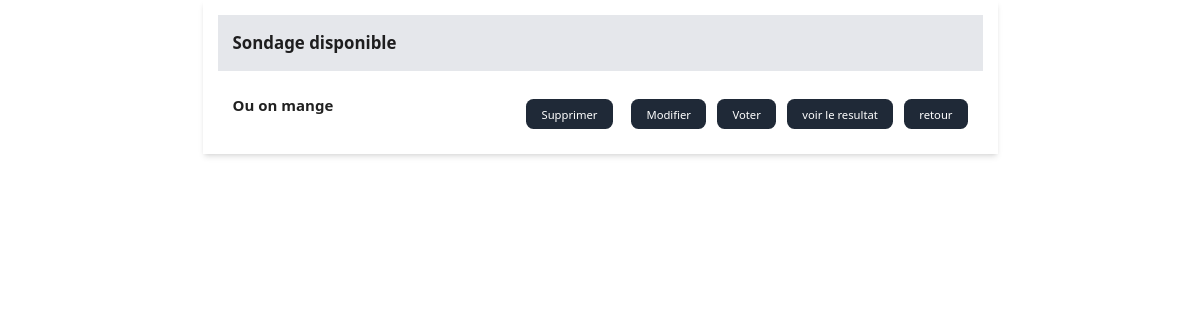
Page /sondage/ (signed in) on the earlier database version.
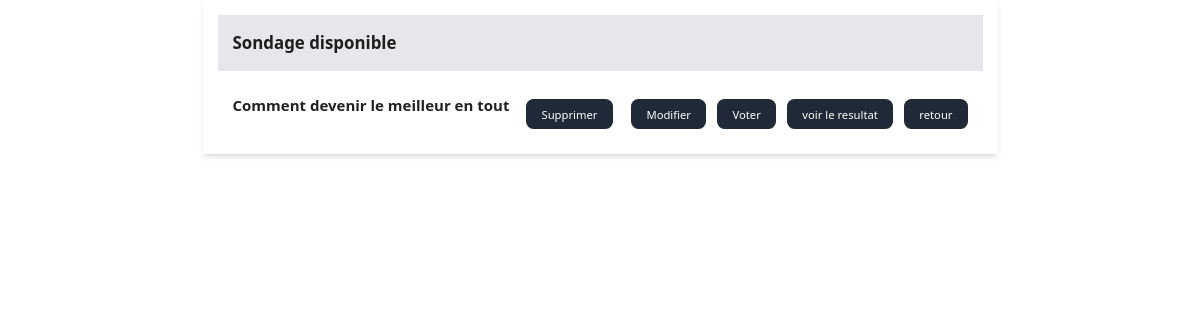
Same page on the later database version.
### Sondage/models.py (models this page shows, shortened)
class Sondagechoix(models.Model):
    question = models.TextField()
    option_one = models.CharField(max_length=30)
    option_two = models.CharField(max_length=30)
    option_three = models.CharField(max_length=30)
    option_one_count = models.IntegerField(default=0)
    option_two_count = models.IntegerField(default=0)
    option_three_count = models.IntegerField(default=0)

### Sondage/views.py (the view)
# urls.py: path('', index, name='index'),
@login_required
def index(request):
    polls = Sondagechoix.objects.all()
    context = {
        'polls': polls
    }
    return render(request, 'polls/index.html', context)

### templates/polls/index.html (shortened to what this page needs)
{% extends 'base/base.html' %}
{% block content %}
<div class="grid grid-cols-12 gap-4">
    <div class="col-span-8 col-start-3">
        <div class="bg-white shadow-md p-4">
            <div class="bg-gray-200 p-4">
                <h3 class="text-lg font-semibold">Sondage disponible</h3>
            </div>
            <ul class="m-4">
                {% for poll in polls %}
                <li class="list-group-item flex justify-between items-center space-y-4">
                    <strong>{{ poll.question }}</strong>
                    <div class="space-x-2 ">
                        <a href="{% url 'sondages:delete_poll' poll.id %}" class="bg-gray-800 text-white text-xs py-2 px-4 mx-2 rounded-lg hover:bg-blue-600 transition">Supprimer</a>
                        <a href="{% url 'sondages:update_poll' poll.id %}" class="bg-gray-800 text-white text-xs py-2 px-4 mx-2 rounded-lg hover:bg-blue-600 transition">Modifier</a>
                        <a href="{% url 'sondages:vote' poll_id=poll.id %}" class="bg-gray-800 text-white text-xs py-2 px-4 mx-2 rounded-lg hover:bg-blue-600 transition">Voter</a>
                        <a href="{% url 'sondages:results' poll_id=poll.id %}" class=" bg-gray-800 text-white text-xs py-2 px-4 mx-2 rounded-lg hover:bg-blue-600 transition">voir le resultat</a>
                        <a href="{% url 'home' %}" class=" bg-gray-800 text-white text-xs py-2 px-4 mx-2 rounded-lg hover:bg-blue-600 transition">retour</a>
                    </div>
                </li>
                {% endfor %}
            </ul>
        </div>
    </div>
</div>
{% endblock %}

Differences in the rows shown:
removed Sondagechoix: question "Ou on mange"
added Sondagechoix: question "Comment devenir le meilleur en tout"
